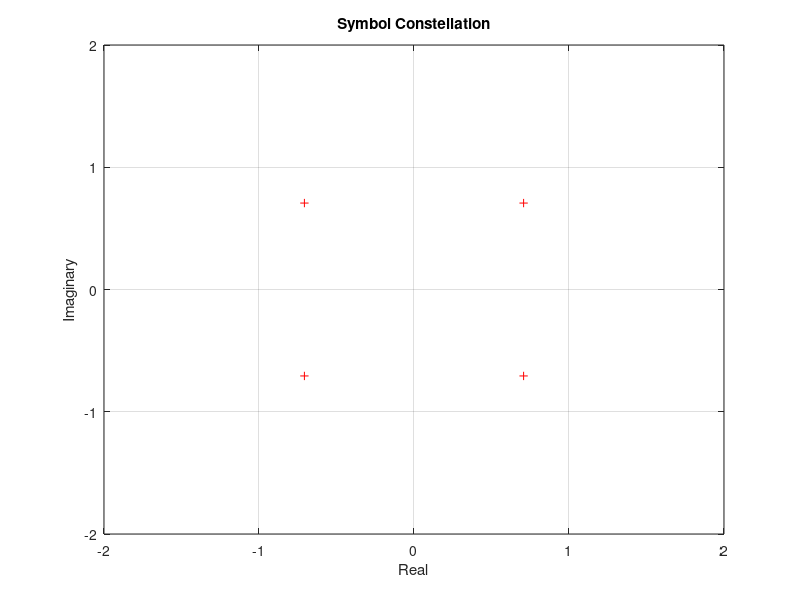

This chart was generated by the following MATLAB code:

NumberOfRandomSymbols = 5000;

% Modulation parameters
Rb = 800;
M = 4;
Bch = 800;


BitsPerSymbol = log2(M);
Rs = Rb / BitsPerSymbol;

SqrtHalf = 1/sqrt(2);

Symbols = [SqrtHalf + 1j * SqrtHalf, 
          -SqrtHalf + 1j * SqrtHalf, 
          -SqrtHalf - 1j * SqrtHalf, 
           SqrtHalf - 1j * SqrtHalf];
SymbolBits = [[0 0]; [0 1]; [1 0]; [1 1]];

% Random bits
NumberOfRandomBits = NumberOfRandomSymbols*log2(M);
RandomBits = arrayfun(@(x) (x > 0.5), rand(NumberOfRandomBits, 1));

NumberOfOnes = sum(RandomBits);

% Print so we can verify that the distribution is uniform
disp('Ratio of ones / zeros = ');
disp(NumberOfOnes / NumberOfRandomBits);


plot(Symbols, 'r+');
grid on;
axis([-2 2 -2 2]);
xlabel('Real');
ylabel('Imaginary');
title('Symbol Constellation');

